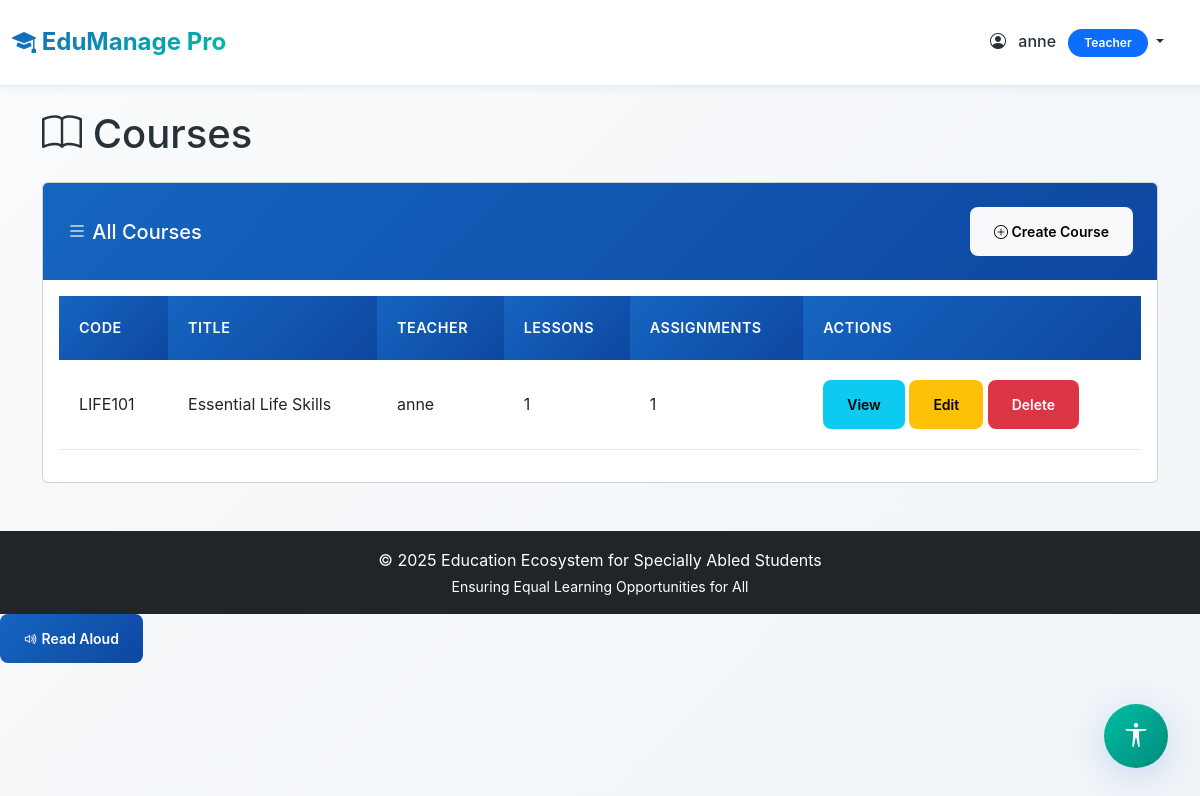
The page /courses/ (signed in) on the database its author committed.
### myapp/models.py (models this page shows, shortened)
class Profile(models.Model):
    ROLE_CHOICES = [
        ('admin', 'Admin'),
        ('teacher', 'Teacher'),
        ('student', 'Student'),
        ('parent', 'Parent'),
    ]
    DISABILITY_CHOICES = [
        ('none', 'None'),
        ('visual', 'Visual Impairment'),
        ('hearing', 'Hearing Impairment'),
        ('mobility', 'Mobility Impairment'),
        ('learning', 'Learning Disability'),
        ('multiple', 'Multiple Disabilities'),
    ]
    CONTENT_PREFERENCE = [
        ('text', 'Text'),
        ('audio', 'Audio'),
        ('video', 'Video'),
        ('mixed', 'Mixed'),
    ]
    FONT_SIZE_CHOICES = [
        ('small', 'Small'),
        ('medium', 'Medium'),
        ('large', 'Large'),
    ]
    user = models.OneToOneField(User, on_delete=models.CASCADE, related_name='profile')
    role = models.CharField(max_length=20, choices=ROLE_CHOICES, default='student')
    phone = models.CharField(max_length=15, blank=True, null=True)
    address = models.TextField(blank=True, null=True)
    profile_picture = models.ImageField(upload_to='profile_pics/', blank=True, null=True)
    disability_type = models.CharField(max_length=20, choices=DISABILITY_CHOICES, default='none')
    assistance_required = models.TextField(blank=True, null=True, help_text="Describe any special assistance needed")
    preferred_content_format = models.CharField(max_length=10, choices=CONTENT_PREFERENCE, default='mixed')
    high_contrast_mode = models.BooleanField(default=False)
    font_size = models.CharField(max_length=10, choices=FONT_SIZE_CHOICES, default='medium')
    linked_student = models.ForeignKey(User, on_delete=models.SET_NULL, null=True, blank=True,
                                       related_name='parent_link', limit_choices_to={'profile__role': 'student'})
    created_at = models.DateTimeField(auto_now_add=True)
    updated_at = models.DateTimeField(auto_now=True)
    class Meta:
        ordering = ['-created_at']

class Course(models.Model):
    title = models.CharField(max_length=200)
    description = models.TextField()
    teacher = models.ForeignKey(User, on_delete=models.CASCADE, related_name='courses_taught',
                                limit_choices_to={'profile__role': 'teacher'})
    students = models.ManyToManyField(User, related_name='courses_enrolled', blank=True,
                                      limit_choices_to={'profile__role': 'student'})
    course_code = models.CharField(max_length=20, unique=True)
    created_at = models.DateTimeField(auto_now_add=True)
    updated_at = models.DateTimeField(auto_now=True)
    is_active = models.BooleanField(default=True)
    class Meta:
        ordering = ['-created_at']

### myapp/views.py (the view)
# urls.py: path('courses/', views.course_list, name='course_list'),
@login_required
def course_list(request):
    courses = Course.objects.all()
    return render(request, 'course_list.html', {'courses': courses})

### myapp/templates/course_list.html (shortened to what this page needs)
{% extends 'base.html' %}
{% block content %}
<div class="row">
    <div class="col-12">
        <h1 class="mb-4"><i class="bi bi-book"></i> Courses</h1>
    </div>
</div>
<div class="card">
    <div class="card-header bg-success text-white d-flex justify-content-between align-items-center">
        <h5 class="mb-0"><i class="bi bi-list"></i> All Courses</h5>
        <a href="{% url 'course_create' %}" class="btn btn-light btn-sm">
            <i class="bi bi-plus-circle"></i> Create Course
        </a>
    </div>
    <div class="card-body">
        {% if courses %}
        <div class="table-responsive">
            <table class="table table-hover">
                <thead>
                    <tr>
                        <th>Code</th>
                        <th>Title</th>
                        <th>Teacher</th>
                        <th>Lessons</th>
                        <th>Assignments</th>
                        <th>Actions</th>
                    </tr>
                </thead>
                <tbody>
                    {% for course in courses %}
                    <tr>
                        <td>{{ course.course_code }}</td>
                        <td>{{ course.title }}</td>
                        <td>{{ course.teacher.get_full_name|default:course.teacher.username }}</td>
                        <td>{{ course.lessons.count }}</td>
                        <td>{{ course.assignments.count }}</td>
                        <td>
                            <a href="{% url 'course_detail' course.id %}" class="btn btn-sm btn-info">View</a>
                            <a href="{% url 'course_edit' course.id %}" class="btn btn-sm btn-warning">Edit</a>
                            <a href="{% url 'course_delete' course.id %}" class="btn btn-sm btn-danger">Delete</a>
                        </td>
                    </tr>
                    {% endfor %}
                </tbody>
            </table>
        </div>
        {% else %}
        <p class="text-muted mb-0">No courses available.</p>
        {% endif %}
    </div>
</div>
{% endblock %}

### myapp/templates/base.html (shortened to what this page needs)
<!DOCTYPE html>
<html lang="en">
<head>
    <link href="https://cdn.jsdelivr.net/npm/bootstrap@5.3.0/dist/css/bootstrap.min.css" rel="stylesheet">
    <link rel="stylesheet" href="https://cdn.jsdelivr.net/npm/bootstrap-icons@1.11.0/font/bootstrap-icons.css">
    {% load static %}
    <link rel="stylesheet" href="{% static 'css/style.css' %}?v=2.0">
</head>
<body {% if user.is_authenticated and user.profile.high_contrast_mode %}class="high-contrast"{% endif %}
      data-font-size="{% if user.is_authenticated %}{{ user.profile.font_size }}{% else %}medium{% endif %}"
      data-disability-type="{% if user.is_authenticated %}{{ user.profile.disability_type }}{% else %}none{% endif %}">
    {% if user.is_authenticated %}
    <nav class="navbar navbar-expand-lg navbar-main">
        <div class="container-fluid">
            <a class="navbar-brand" href="{% url 'dashboard' %}">
                <i class="bi bi-mortarboard-fill"></i> EduManage Pro
            </a>
            <div class="navbar-nav ms-auto">
                <div class="nav-item dropdown">
                    <a class="nav-link dropdown-toggle" href="#" role="button" data-bs-toggle="dropdown">
                        <i class="bi bi-person-circle me-2"></i> {{ user.username }}
                        <span class="badge bg-primary ms-2">{{ user.profile.get_role_display }}</span>
                    </a>
                </div>
            </div>
        </div>
    </nav>
    {% endif %}
    <main class="container my-4">
        {% block content %}{% endblock %}
    </main>
    {% if user.is_authenticated %}
    <div class="accessibility-toolbar">
        <button class="accessibility-toggle-btn" id="accessibilityToggle" title="Accessibility Options">
            <i class="bi bi-universal-access"></i>
        </button>
    </div>
    {% endif %}
    <footer class="bg-dark text-white text-center py-3 mt-5">
        <p class="mb-0">&copy; 2025 Education Ecosystem for Specially Abled Students</p>
        <p class="mb-0 small">Ensuring Equal Learning Opportunities for All</p>
    </footer>
    {% load static %}
</body>
</html>

### myapp/static/css/style.css (style rules this page uses)
:root { --primary-blue: #1565C0; --primary-dark: #0D47A1; --primary-light: #42A5F5; --accent-emerald: #00BFA5; --accent-light: #64FFDA; --accent-dark: #00897B; --neutral-white: #FFFFFF; --neutral-light: #FAFBFC; --neutral-gray: #E3E8EF; --neutral-dark: #455A64; --text-dark: #263238; --text-light: #78909C; --success: #00C853; --warning: #FF9100; --danger: #FF5252; --info: #2979FF; --shadow-sm: 0 2px 8px rgba(21, 101, 192, 0.08); --shadow-md: 0 4px 16px rgba(21, 101, 192, 0.12); --shadow-lg: 0 8px 32px rgba(21, 101, 192, 0.18); --radius-sm: 8px; --radius-md: 12px; --radius-lg: 16px; }
body { font-family: 'Inter', 'Segoe UI', system-ui, sans-serif; background: linear-gradient(135deg, var(--neutral-light) 0%, #f0f4f8 100%); color: var(--text-dark); line-height: 1.7; min-height: 100vh; transition: all 0.3s ease; }
body[data-font-size="medium"] { font-size: 16px; }
.navbar-main { background: rgba(255, 255, 255, 0.95); backdrop-filter: blur(20px); border-bottom: 1px solid var(--neutral-gray); box-shadow: var(--shadow-sm); padding: 1rem 0; position: sticky; top: 0; z-index: 1000; }
.navbar-brand { font-weight: 700; font-size: 1.5rem; background: linear-gradient(135deg, var(--primary-blue), var(--accent-emerald)); -webkit-background-clip: text; -webkit-text-fill-color: transparent; background-clip: text; }
.nav-link { color: var(--text-dark) !important; font-weight: 500; padding: 0.75rem 1.25rem !important; border-radius: var(--radius-sm); transition: all 0.3s cubic-bezier(0.4, 0, 0.2, 1); margin: 0 0.25rem; }
.card-header { background: linear-gradient(135deg, var(--primary-blue), var(--primary-dark)); color: var(--neutral-white); border: none; padding: 1.5rem; font-weight: 600; font-size: 1.1rem; }
.table th { background: linear-gradient(135deg, var(--primary-blue), var(--primary-dark)); color: var(--neutral-white); border: none; font-weight: 600; padding: 1.25rem; font-size: 0.9rem; text-transform: uppercase; letter-spacing: 0.5px; }
.table td { padding: 1.25rem; border-color: var(--neutral-gray); vertical-align: middle; transition: all 0.3s ease; }
.btn { border: none; border-radius: var(--radius-sm); padding: 0.875rem 1.5rem; font-weight: 600; transition: all 0.3s cubic-bezier(0.4, 0, 0.2, 1); position: relative; overflow: hidden; }
.btn::before { content: ''; position: absolute; top: 50%; left: 50%; width: 0; height: 0; background: rgba(255, 255, 255, 0.2); border-radius: 50%; transform: translate(-50%, -50%); transition: width 0.6s, height 0.6s; }
.badge { padding: 0.5rem 1rem; border-radius: 20px; font-weight: 600; font-size: 0.75rem; }
.accessibility-toolbar { position: fixed; bottom: 2rem; right: 2rem; z-index: 1050; }
.accessibility-toggle-btn { width: 64px; height: 64px; background: linear-gradient(135deg, var(--accent-emerald), var(--accent-dark)); border: none; border-radius: 50%; color: white; font-size: 1.5rem; box-shadow: var(--shadow-lg); transition: all 0.4s cubic-bezier(0.4, 0, 0.2, 1); cursor: pointer; }

### rows shown on the page
Course: course_code "LIFE101", title "Essential Life Skills", teacher.get_full_name "anne", lessons.count "1", assignments.count "1"

### other values the page prints
{{ user.username }} "anne"
{{ user.profile.get_role_display }} "Teacher"
